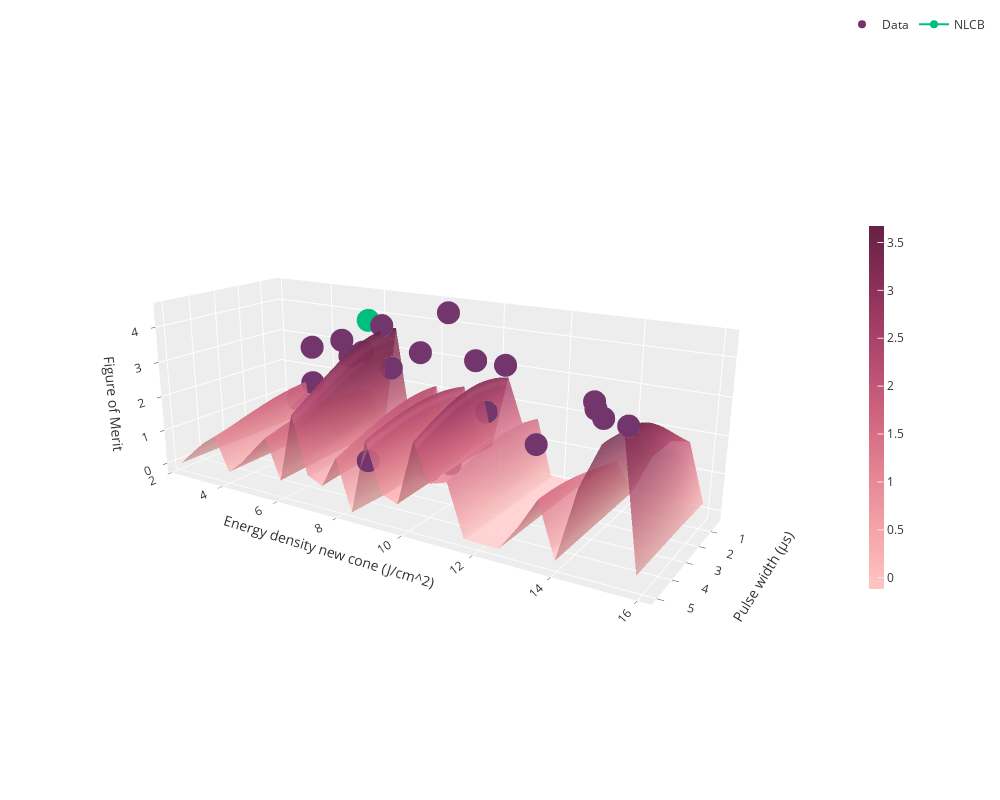

Notebook cell for this chart:
### Code cell
import plotly.graph_objects as go
import matplotlib.pyplot as plt
import matplotlib as mpl

# make, scale post_test_grid
_, _, test_grid, test_arr = grid_maker(torch.Tensor(X))
volt_on_grid, _ = f_obj(test_arr.numpy())
volt_on_grid = -1 * volt_on_grid.reshape(30,30).T
raw_test_arr = x_denormalizer(test_arr)
raw_test_grid = x_denormalizer(test_grid)

fig = go.Figure(data=[go.Scatter3d(z=Y[:,-1], 
                                    x=x_denormalizer(X)[:,0],
                                    y=x_denormalizer(X)[:,1], 
                                    mode='markers',
                                    marker={'color':'#72356c'},
                                    name='Data')])
fig.add_trace(go.Surface(z=volt_on_grid, 
                            x=raw_test_grid[:,0],
                            y=raw_test_grid[:,1],
                            opacity = 0.8,
                            colorscale = "Burg",
                            colorbar=dict(thickness=15, len=0.5)))

# fig.add_trace(go.Scatter3d(z=[3.7669], x=[1.5], y=[8.85], name = "UCB"))
# fig.add_trace(go.Scatter3d(z=[3.49], x=[1.17], y=[8.85], name = "UCB2"))
fig.add_trace(go.Scatter3d(z=[3.88], x=[0.9], y=[5.89], name = "NLCB"))

fig.update_layout( width=1000, height=800,
                    legend=dict(orientation="h", yanchor="top", y=1.02, 
                    xanchor="left",x=1), margin=dict(r=20, l=10, b=10, t=10), 
                        scene=dict(
                        xaxis_title="Pulse width (μs)",
                        yaxis_title="Energy density new cone (J/cm^2)",
                        zaxis_title='Figure of Merit')
                    )
fig.update_layout(template="ggplot2")
camera = dict(up=dict(x=0, y=0, z=1), center=dict(x=0, y=0, z=0),
                    eye=dict(x=2.75, y=1.75, z=1))
fig.update_layout(scene_camera=camera)
fig.show()

### Figure 1 — Plotly figure (JSON) as saved in the notebook; plotly's stock layout.template omitted (floating-point values rounded to 4 significant figures; data arrays with more than 128 entries replaced by an {"elided": "..."} marker saying what was removed)
{"data": [{"marker": {"color": "#72356c"}, "mode": "markers", "name": "Data", "x": [0.5, 0.5, 1, 1, 1.5, 1.5, 5, 5, 0.5, 5, 2, 0.5, 0.5, 0.5, 1, 1, 2, 2, 2, 2, 5, 5, 5], "y": [2.73, 3.4, 3.79, 6.44, 5.36, 8.99, 8.8, 14.67, 5.24, 14.89, 10.13, 4.51, 5.37, 4.88, 6.76, 7.77, 8.73, 9.38, 10.48, 11.01, 14.71, 15.44, 13.37], "z": [0.873, 2.677, 1.699, 3.805, 3.335, 4.535, 1.363, 3.841, 1.201, 3.514, 3.471, 0.2633, 2.775, 2.591, 2.58, 3.174, 0.1315, 0.4512, 2.127, 3.468, 3.686, 3.446, 2.652], "type": "scatter3d"}, {"colorbar": {"len": 0.5, "thickness": 15}, "colorscale": [[0, "rgb(255, 198, 196)"], [0.1667, "rgb(244, 163, 168)"], [0.3333, "rgb(227, 129, 145)"], [0.5, "rgb(204, 96, 125)"], [0.6667, "rgb(173, 70, 108)"], [0.8333, "rgb(139, 48, 88)"], [1, "rgb(103, 32, 68)"]], "opacity": 0.8, "x": [0.3393, 0.5055, 0.6718, 0.8381, 1.004, 1.171, 1.337, 1.503, 1.669, 1.836, 2.002, 2.168, 2.334, 2.501, 2.667, 2.833, 2.999, 3.166, 3.332, 3.498, 3.664, 3.831, 3.997, 4.163, 4.329, 4.496, 4.662, 4.828, 4.994, 5.161], "y": [2.276, 2.746, 3.215, 3.685, 4.154, 4.624, 5.094, 5.563, 6.033, 6.502, 6.972, 7.441, 7.911, 8.381, 8.85, 9.32, 9.789, 10.26, 10.73, 11.2, 11.67, 12.14, 12.61, 13.08, 13.55, 14.02, 14.49, 14.95, 15.42, 15.89], "z": {"elided": "30x30 float values"}, "type": "surface"}, {"name": "NLCB", "x": [0.9], "y": [5.89], "z": [3.88], "type": "scatter3d"}], "layout": {"legend": {"orientation": "h", "yanchor": "top", "y": 1.02, "xanchor": "left", "x": 1}, "margin": {"r": 20, "l": 10, "b": 10, "t": 10}, "width": 1000, "height": 800, "scene": {"xaxis": {"title": {"text": "Pulse width (μs)"}}, "yaxis": {"title": {"text": "Energy density new cone (J/cm^2)"}}, "zaxis": {"title": {"text": "Figure of Merit"}}, "camera": {"up": {"x": 0, "y": 0, "z": 1}, "center": {"x": 0, "y": 0, "z": 0}, "eye": {"x": 2.75, "y": 1.75, "z": 1}}}}}
